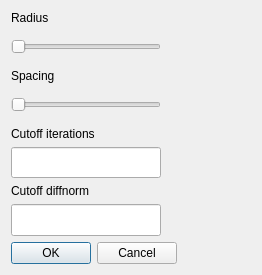
<?xml version="1.0" encoding="UTF-8"?>
<ui version="4.0">
 <class>SetDicParams</class>
 <widget class="QDialog" name="SetDicParams">
  <property name="geometry">
   <rect>
    <x>0</x>
    <y>0</y>
    <width>262</width>
    <height>275</height>
   </rect>
  </property>
  <property name="windowTitle">
   <string>Set DIC Parameters</string>
  </property>
  <layout class="QVBoxLayout" name="verticalLayout_2">
   <item>
    <widget class="QLabel" name="label_radius_info">
     <property name="sizePolicy">
      <sizepolicy hsizetype="Fixed" vsizetype="Fixed">
       <horstretch>0</horstretch>
       <verstretch>0</verstretch>
      </sizepolicy>
     </property>
     <property name="text">
      <string>Radius</string>
     </property>
    </widget>
   </item>
   <item>
    <widget class="QSlider" name="slider_radius">
     <property name="maximumSize">
      <size>
       <width>150</width>
       <height>35</height>
      </size>
     </property>
     <property name="orientation">
      <enum>Qt::Horizontal</enum>
     </property>
    </widget>
   </item>
   <item>
    <widget class="QLabel" name="label_spacing_info">
     <property name="sizePolicy">
      <sizepolicy hsizetype="Fixed" vsizetype="Fixed">
       <horstretch>0</horstretch>
       <verstretch>0</verstretch>
      </sizepolicy>
     </property>
     <property name="text">
      <string>Spacing</string>
     </property>
    </widget>
   </item>
   <item>
    <widget class="QSlider" name="slider_spacing">
     <property name="maximumSize">
      <size>
       <width>150</width>
       <height>35</height>
      </size>
     </property>
     <property name="orientation">
      <enum>Qt::Horizontal</enum>
     </property>
    </widget>
   </item>
   <item>
    <widget class="QLabel" name="label_citr">
     <property name="sizePolicy">
      <sizepolicy hsizetype="Fixed" vsizetype="Fixed">
       <horstretch>0</horstretch>
       <verstretch>0</verstretch>
      </sizepolicy>
     </property>
     <property name="text">
      <string>Cutoff iterations</string>
     </property>
    </widget>
   </item>
   <item>
    <widget class="QLineEdit" name="le_citr">
     <property name="sizePolicy">
      <sizepolicy hsizetype="Fixed" vsizetype="Fixed">
       <horstretch>0</horstretch>
       <verstretch>0</verstretch>
      </sizepolicy>
     </property>
     <property name="maximumSize">
      <size>
       <width>150</width>
       <height>35</height>
      </size>
     </property>
    </widget>
   </item>
   <item>
    <widget class="QLabel" name="label_cdif">
     <property name="sizePolicy">
      <sizepolicy hsizetype="Fixed" vsizetype="Fixed">
       <horstretch>0</horstretch>
       <verstretch>0</verstretch>
      </sizepolicy>
     </property>
     <property name="text">
      <string>Cutoff diffnorm</string>
     </property>
    </widget>
   </item>
   <item>
    <widget class="QLineEdit" name="le_cdif">
     <property name="sizePolicy">
      <sizepolicy hsizetype="Fixed" vsizetype="Fixed">
       <horstretch>0</horstretch>
       <verstretch>0</verstretch>
      </sizepolicy>
     </property>
     <property name="maximumSize">
      <size>
       <width>150</width>
       <height>35</height>
      </size>
     </property>
    </widget>
   </item>
   <item>
    <widget class="QDialogButtonBox" name="btnBox">
     <property name="sizePolicy">
      <sizepolicy hsizetype="Fixed" vsizetype="Fixed">
       <horstretch>0</horstretch>
       <verstretch>0</verstretch>
      </sizepolicy>
     </property>
     <property name="orientation">
      <enum>Qt::Horizontal</enum>
     </property>
     <property name="standardButtons">
      <set>QDialogButtonBox::Cancel|QDialogButtonBox::Ok</set>
     </property>
    </widget>
   </item>
  </layout>
 </widget>
 <resources/>
 <connections>
  <connection>
   <sender>btnBox</sender>
   <signal>accepted()</signal>
   <receiver>SetDicParams</receiver>
   <slot>accept()</slot>
   <hints>
    <hint type="sourcelabel">
     <x>248</x>
     <y>254</y>
    </hint>
    <hint type="destinationlabel">
     <x>157</x>
     <y>274</y>
    </hint>
   </hints>
  </connection>
  <connection>
   <sender>btnBox</sender>
   <signal>rejected()</signal>
   <receiver>SetDicParams</receiver>
   <slot>reject()</slot>
   <hints>
    <hint type="sourcelabel">
     <x>316</x>
     <y>260</y>
    </hint>
    <hint type="destinationlabel">
     <x>286</x>
     <y>274</y>
    </hint>
   </hints>
  </connection>
 </connections>
</ui>
